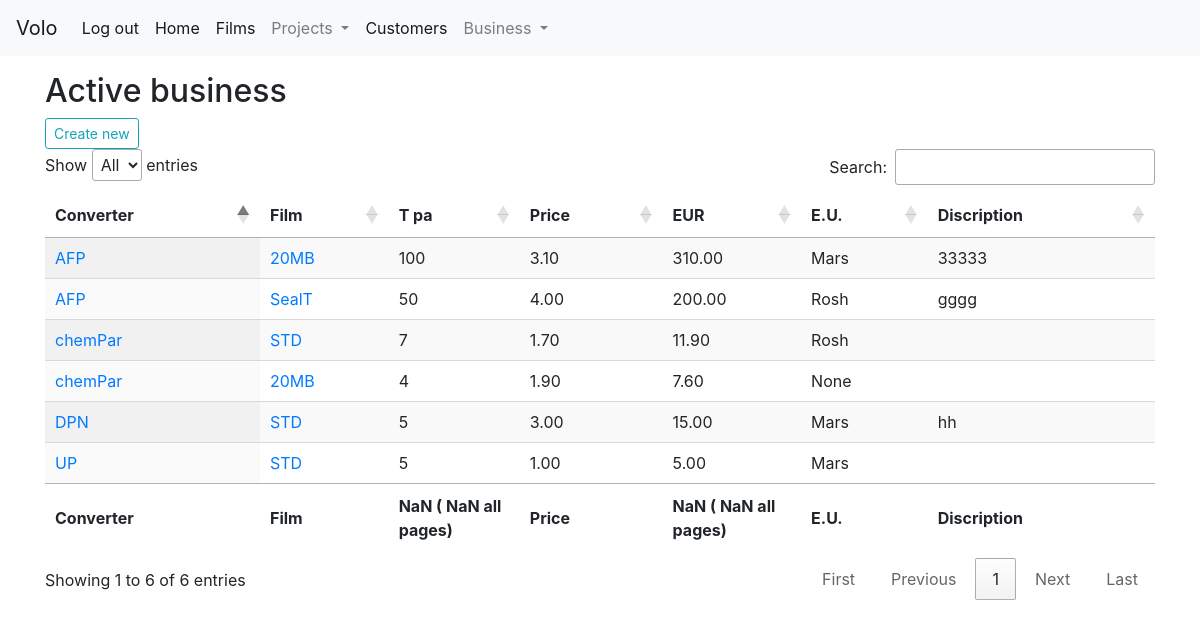
Page /sell/active/ (signed in) on the committed database.
### sell/models.py (models this page shows, shortened)
class SellItem(models.Model):
    sell = models.ForeignKey(Sell, related_name="has_items",on_delete=models.CASCADE)
    product = models.ForeignKey(Product, null=True, related_name="product_sells",on_delete=models.SET_NULL)
    quantity = models.PositiveIntegerField(blank=True)
    price = models.DecimalField(max_digits=4, decimal_places=2, null=True, blank=True)
    enduser = models.ForeignKey(Customer, blank=True, null=True, related_name="enduser_sales",on_delete=models.SET_NULL, limit_choices_to={'status': 'E'},)
    description = models.CharField(max_length=50, blank=True)
    discontinued = models.BooleanField(default=False)
    class Meta:
        db_table = 'sellitem'
        ordering = ('-quantity',)
        verbose_name_plural = "SellItems"

class Sell(models.Model):
    converter = models.ForeignKey(Customer, null=True, related_name="converter_sales",on_delete=models.SET_NULL, limit_choices_to=Q(status='C') | Q(status='D'))
    created_at = models.DateField(auto_now_add=True)
    updated_at = models.DateField(auto_now=True)
    class Meta:
        db_table = 'sell'
        ordering = ('converter','-updated_at')
        verbose_name_plural = 'sales'

### customer/models.py (models this page shows)
class Customer(models.Model):
    name = models.CharField(max_length=20)
    STATUS = (
        ('C', 'Converter'),
        ('E', 'Enduser'),
        ('D', 'Distributor'),
        ('A', 'Agent')
        )
    status = models.CharField(max_length=1,choices=STATUS,default='C')
    country = models.CharField(max_length=2,default='HR')
    CATEGORY = (
        (1, 1),
        (2, 2),
        (3, 3),
        (4, 4)
        )
    category = models.PositiveSmallIntegerField(choices=CATEGORY,default=2)
    issue = models.CharField(max_length=50, blank=True)
    class Meta:
        db_table = 'customer'
        ordering = ('country','name','status','category','issue')
    def __str__(self):
        return self.name

### product/models.py (models this page shows, shortened)
class Product(models.Model):
    PRODUCER = (
        ('TE', 'Treofan'),
        ('JE', 'Jindal Europe'),
        ('JI', 'Jindal India'),
        ('JA', 'Jindal America')
    )
    producer = models.CharField(max_length=2,choices=PRODUCER, default='JE')
    name = models.CharField(max_length=20, unique=True)
    GROUP = (
        ('NPD', 'NPD'),
        ('SPP', 'Specialty Packaging'),
        ('SPL', 'Specialty Labeling'),
        ('IML', 'IML'),
        ('COM', 'Commodity')
    )
    group = models.CharField(max_length=3,choices=GROUP, default='NPD')
    FAMILY = (
        ('UW', 'Uncoated White'),
        ('CW', 'Coated White'),
        ('UT', 'Uncoated Transparent'),
        ('CT', 'Coated transparent'),
        ('MT', 'Metallised'),
        ('ST', 'SealTough'),
        ('AL', 'Alox'),
        ('HD', 'EthyLyte')
    )
    family = models.CharField(max_length=2,choices=FAMILY, default='UW')
    link = models.URLField(blank=True)
    class Meta:
        db_table = 'product'
        ordering = ('name','family',)
        verbose_name = 'product'
        verbose_name_plural = 'products'

### sell/views.py (the view)
# urls.py: path('active/', SellItemList.as_view(), name='active-list'),
class SellItemList(LoginRequiredMixin, ListView):
    model = SellItem
    template_name = 'sell/sell_active.html'
    def get_context_data(self, **kwargs):
        context = super(SellItemList, self).get_context_data(**kwargs)
        active_list = SellItem.objects.filter(discontinued=False)
        context['active_list'] = active_list
        return context

### purchase/templatetags/table_operations.py (called while the page is built)
@register.filter
def mult(value, arg):
    return value * arg

### sell/templates/sell/sell_active.html (shortened to what this page needs)
{% extends "base.html" %}
{% load table_operations %}
{% block content %}
<h2>Active business</h2>
<a class="btn btn-outline-info btn-sm" href="{% url 'sell:sell-create' %}">Create new</a>
    <table id="mydatatable" class="display" style="width:100%">
      <thead>
        <tr>
          <th scope="col">Converter</th>
          <th scope="col">Film</th>
          <th scope="col">T pa</th>
          <th scope="col">Price</th>
          <th scope="col">EUR</th>
         <th scope="col">E.U.</th>
          <th scope="col">Discription</th>
        </tr>
      </thead>
      <tbody>
  {% for i in active_list %}
        <tr>
          <td><a href="{% url 'customer:customer-detail' i.sell.converter.id %}">{{ i.sell.converter }} </td>
          <td><a href="{% url 'product:product-detail' i.product.id %}/">{{ i.product.name }}</td>
          <td> {{ i.quantity }} </td>
          <td> {{ i.price }} </td>
          <td> {{ i.price|mult:i.quantity }} </td>
          <td> {{ i.enduser }} </td>
          <td> {{ i.description }} </td>
        </tr>
  {% endfor %}
  </tbody>
         <tfoot>
             <tr>
               <th scope="col">Converter</th>
               <th scope="col">Film</th>
               <th scope="col">T pa</th>
               <th scope="col">Price</th>
               <th scope="col">EUR</th>
               <th scope="col">E.U.</th>
               <th scope="col">Discription</th>
              </tr>
         </tfoot>
     </table>
</div>
{% endblock %}

### rows in the picture
SellItem: sell.converter "AFP", product.name "20MB", quantity "100", price "3.10", price|mult "310.00", enduser "Mars", description "33333"
SellItem: sell.converter "AFP", product.name "SealT", quantity "50", price "4.00", price|mult "200.00", enduser "Rosh", description "gggg"
SellItem: sell.converter "chemPar", product.name "STD", quantity "7", price "1.70", price|mult "11.90", enduser "Rosh"
SellItem: sell.converter "DPN", product.name "STD", quantity "5", price "3.00", price|mult "15.00", enduser "Mars", description "hh"
SellItem: sell.converter "UP", product.name "STD", quantity "5", price "1.00", price|mult "5.00", enduser "Mars"
SellItem: sell.converter "chemPar", product.name "20MB", quantity "4", price "1.90", price|mult "7.60", enduser "None"
